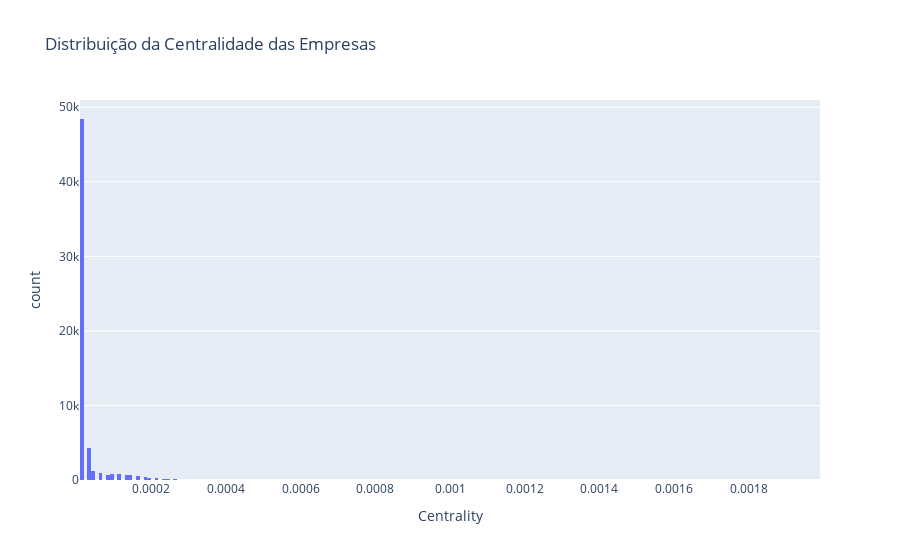

The notebook cell saved with this chart:
### Markdown cell above
Inferências de Influência ao Longo do Tempo
Para inferir a influência de uma empresa ao longo do tempo, utilizaremos métricas de centralidade:

### Code cell
# Calcular centralidade ao longo do tempo
centrality = nx.degree_centrality(G)

# Converter para DataFrame para visualização
df_centrality = pd.DataFrame.from_dict(centrality, orient='index', columns=['Centrality'])
df_centrality.reset_index(inplace=True)
df_centrality.columns = ['Node', 'Centrality']

# Visualização da centralidade
fig = px.histogram(df_centrality, x='Centrality', title='Distribuição da Centralidade das Empresas')
fig.show()

### Figure 1 — Plotly figure (JSON) as saved in the notebook; plotly's stock layout.template omitted (floating-point values rounded to 4 significant figures; data arrays with more than 128 entries replaced by an {"elided": "..."} marker saying what was removed)
{"data": [{"alignmentgroup": "True", "bingroup": "x", "hovertemplate": "Centrality=%{x}<br>count=%{y}<extra></extra>", "legendgroup": "", "marker": {"color": "#636efa", "pattern": {"shape": ""}}, "name": "", "offsetgroup": "", "orientation": "v", "showlegend": false, "type": "histogram", "x": {"elided": "60520 float values"}, "xaxis": "x", "yaxis": "y"}], "layout": {"barmode": "relative", "legend": {"tracegroupgap": 0}, "title": {"text": "Distribuição da Centralidade das Empresas"}, "xaxis": {"anchor": "y", "domain": [0, 1], "title": {"text": "Centrality"}}, "yaxis": {"anchor": "x", "domain": [0, 1], "title": {"text": "count"}}}}
